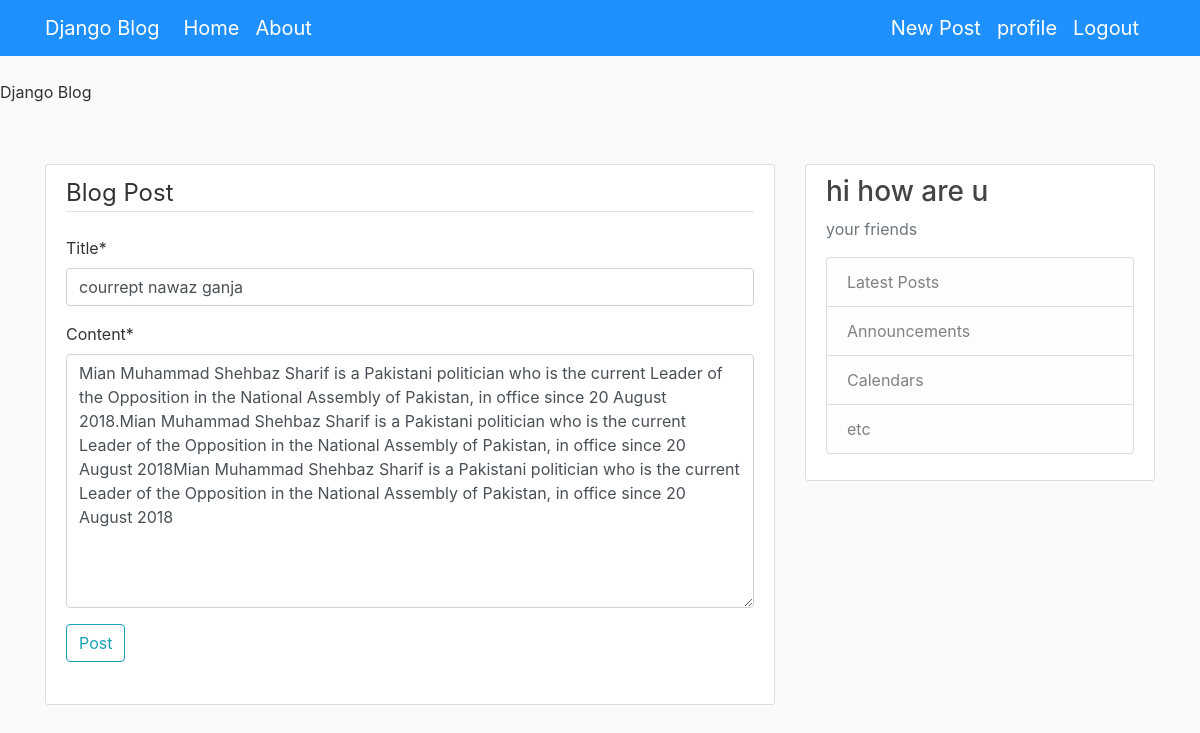
/post/19/update/ (signed in), run on the app's committed database.
### blog/models.py (models this page shows, shortened)
class Post(models.Model):
    title=models.CharField(max_length=100)
    content=models.TextField()
    date_post=models.DateTimeField(default=timezone.now)
    author=models.ForeignKey(User,on_delete=models.CASCADE)

### blog/views.py (the view, shortened to what this page needs)
# urls.py: path("post/<int:pk>/update/",PostUpdateView.as_view(),name="post-update"),
class PostUpdateView(LoginRequiredMixin,UserPassesTestMixin,UpdateView):
    model=Post
    fields=['title','content']
    def test_func(self):
        post=self.get_object()
        if self.request.user == post.author:
            return True
        return False

### blog/templates/blog/post_form.html (shortened to what this page needs)
{% extends "blog/base.html" %}
{% load crispy_forms_tags %}
{% block content%}
    <div class="content-section">
        <form method="POST">
            <fieldset class="form-group">
                <legend class="border-bottom mb-4"> Blog Post </legend>
                {{ form|crispy }}
            <fieldset>
            <div class="form-group">
                <button class="btn btn-outline-info" type="submit"> Post </button>
            </div>
        </form>
    </div>
{% endblock content %}

### blog/ststic/blog/main.css (style rules this page uses)
body { background: #fafafa; color: #333333; margin-top: 5rem; }
.content-section { background: #ffffff; padding: 10px 20px; border: 1px solid #dddddd; border-radius: 3px; margin-bottom: 20px; }

### data on the page
Post: title "courrept nawaz ganja", content "Mian Muhammad Shehbaz Sharif is a Pakistani politician who is the current Leader of the Opposition in the National Assembly of Pakistan, in office since 20 August 2018.Mian Muhammad Shehbaz Sharif is a Pakistani politician who is the current Leader of the Opposition in the National Assembly of Pakistan, in office since 20 August 2018Mian Muhammad Shehbaz Sharif is a Pakistani politician who is the current Leader of the Opposition in the National Assembly of Pakistan, in office since 20 August 2018"
